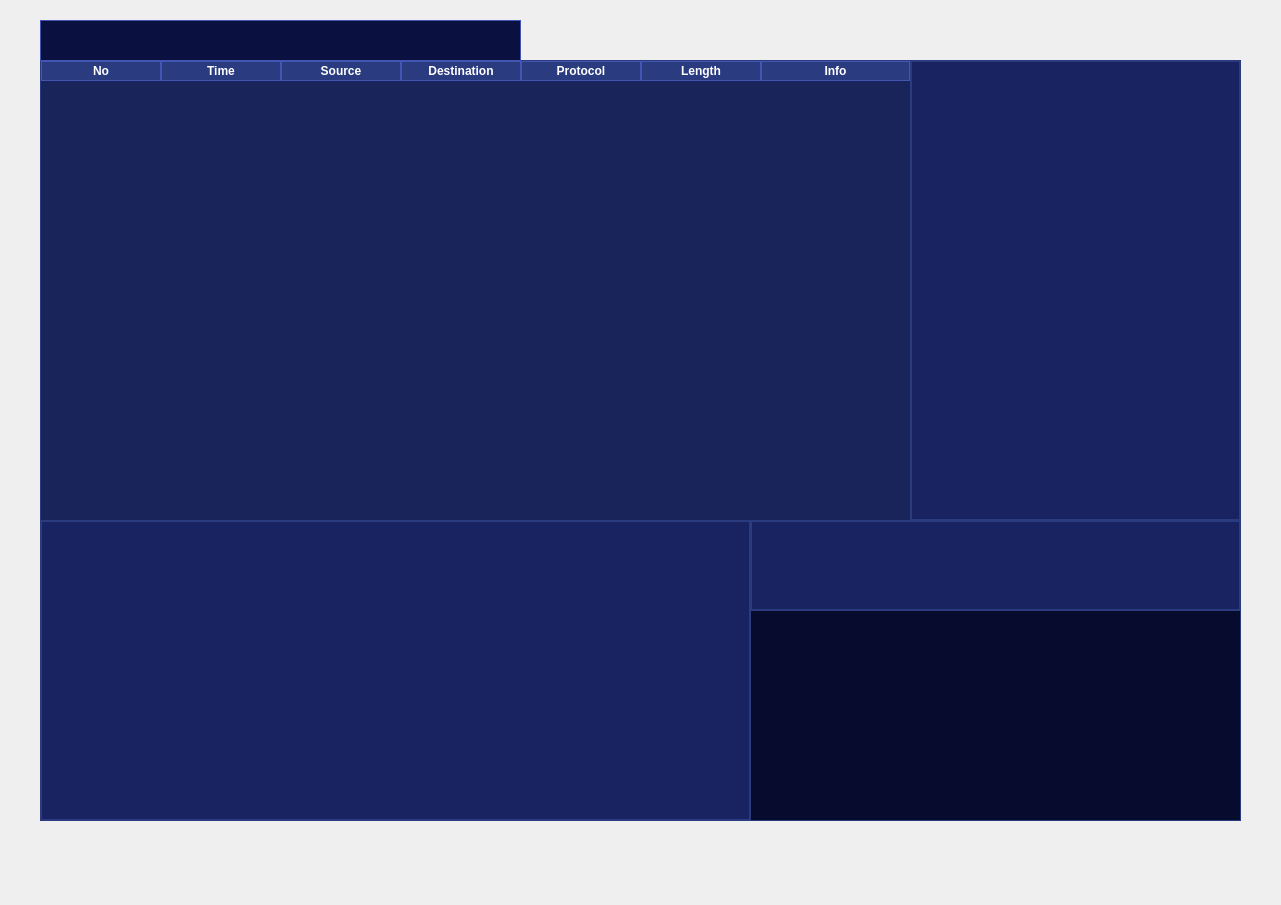
<?xml version="1.0" encoding="UTF-8"?>
<ui version="4.0">
 <class>Dialog</class>
 <widget class="QDialog" name="Dialog">
  <property name="geometry">
   <rect>
    <x>0</x>
    <y>0</y>
    <width>1281</width>
    <height>905</height>
   </rect>
  </property>
  <property name="windowTitle">
   <string>Dialog</string>
  </property>
  <property name="styleSheet">
   <string notr="true">QDialog { background: qlineargradient(
        x1:1, y1:0,
        x2:0 y2:1,
        stop:0 #040B27,
        stop:0.3 #121F50,
        stop:0.6 #2A3B80,
        stop:0.85 #4255B2,
        stop:1 #6274E0
    ); } QTextBrowser {
    background-color: #1A2361;
    color: #E6E9FF;
    border: 2px solid #2A3B80;
}</string>
  </property>
  <widget class="QPlainTextEdit" name="plainTextEdit">
   <property name="geometry">
    <rect>
     <x>750</x>
     <y>610</y>
     <width>491</width>
     <height>211</height>
    </rect>
   </property>
   <property name="font">
    <font>
     <family>monospace</family>
     <pointsize>12</pointsize>
     <weight>75</weight>
     <bold>true</bold>
    </font>
   </property>
   <property name="styleSheet">
    <string notr="true">QPlainTextEdit {
    background-color: #070C2E;
    color: #9AA8FF;
    border: 1px solid #2A3B80;
    font-family: monospace;
}</string>
   </property>
   <property name="frameShape">
    <enum>QFrame::NoFrame</enum>
   </property>
   <property name="verticalScrollBarPolicy">
    <enum>Qt::ScrollBarAlwaysOff</enum>
   </property>
   <property name="horizontalScrollBarPolicy">
    <enum>Qt::ScrollBarAlwaysOff</enum>
   </property>
   <property name="plainText">
    <string/>
   </property>
  </widget>
  <widget class="QTableWidget" name="tableWidget">
   <property name="geometry">
    <rect>
     <x>40</x>
     <y>60</y>
     <width>871</width>
     <height>461</height>
    </rect>
   </property>
   <property name="tabletTracking">
    <bool>false</bool>
   </property>
   <property name="styleSheet">
    <string notr="true">QTableWidget {
    background-color: #18245A;
    color: #E6E9FF;
    gridline-color: #2A3B80;
    border: 1px solid #2A3B80;
}

QHeaderView::section {
    background-color: #2A3B80;
    color: white;
    border: 1px solid #4255B2;
} QTableWidget::item:hover {
    background-color: #2A3B80;
}</string>
   </property>
   <property name="frameShape">
    <enum>QFrame::NoFrame</enum>
   </property>
   <property name="horizontalScrollBarPolicy">
    <enum>Qt::ScrollBarAlwaysOff</enum>
   </property>
   <attribute name="horizontalHeaderVisible">
    <bool>true</bool>
   </attribute>
   <attribute name="horizontalHeaderCascadingSectionResizes">
    <bool>false</bool>
   </attribute>
   <attribute name="horizontalHeaderMinimumSectionSize">
    <number>50</number>
   </attribute>
   <attribute name="horizontalHeaderDefaultSectionSize">
    <number>120</number>
   </attribute>
   <attribute name="horizontalHeaderShowSortIndicator" stdset="0">
    <bool>true</bool>
   </attribute>
   <attribute name="horizontalHeaderStretchLastSection">
    <bool>true</bool>
   </attribute>
   <column>
    <property name="text">
     <string>No</string>
    </property>
    <property name="font">
     <font>
      <weight>75</weight>
      <bold>true</bold>
     </font>
    </property>
   </column>
   <column>
    <property name="text">
     <string>Time</string>
    </property>
    <property name="font">
     <font>
      <weight>75</weight>
      <bold>true</bold>
     </font>
    </property>
   </column>
   <column>
    <property name="text">
     <string>Source</string>
    </property>
    <property name="font">
     <font>
      <weight>75</weight>
      <bold>true</bold>
     </font>
    </property>
   </column>
   <column>
    <property name="text">
     <string>Destination</string>
    </property>
    <property name="font">
     <font>
      <weight>75</weight>
      <bold>true</bold>
     </font>
    </property>
   </column>
   <column>
    <property name="text">
     <string>Protocol</string>
    </property>
    <property name="font">
     <font>
      <weight>75</weight>
      <bold>true</bold>
     </font>
    </property>
   </column>
   <column>
    <property name="text">
     <string>Length</string>
    </property>
    <property name="font">
     <font>
      <weight>75</weight>
      <bold>true</bold>
     </font>
    </property>
   </column>
   <column>
    <property name="text">
     <string>Info</string>
    </property>
    <property name="font">
     <font>
      <weight>75</weight>
      <bold>true</bold>
     </font>
    </property>
   </column>
  </widget>
  <widget class="QTextBrowser" name="textBrowser">
   <property name="geometry">
    <rect>
     <x>750</x>
     <y>520</y>
     <width>491</width>
     <height>91</height>
    </rect>
   </property>
   <property name="frameShape">
    <enum>QFrame::NoFrame</enum>
   </property>
  </widget>
  <widget class="QPlainTextEdit" name="plainTextEdit_2">
   <property name="geometry">
    <rect>
     <x>40</x>
     <y>20</y>
     <width>481</width>
     <height>41</height>
    </rect>
   </property>
   <property name="font">
    <font>
     <family>Noto Sans</family>
     <pointsize>12</pointsize>
     <weight>50</weight>
     <bold>false</bold>
    </font>
   </property>
   <property name="acceptDrops">
    <bool>true</bool>
   </property>
   <property name="styleSheet">
    <string notr="true">QPlainTextEdit {
    background-color: #0A1140;
    color: #E6E9FF;
    border: 1px solid #4255B2;
    padding: 4px;
}</string>
   </property>
   <property name="frameShape">
    <enum>QFrame::NoFrame</enum>
   </property>
   <property name="verticalScrollBarPolicy">
    <enum>Qt::ScrollBarAlwaysOff</enum>
   </property>
   <property name="horizontalScrollBarPolicy">
    <enum>Qt::ScrollBarAsNeeded</enum>
   </property>
   <property name="lineWrapMode">
    <enum>QPlainTextEdit::WidgetWidth</enum>
   </property>
   <property name="plainText">
    <string/>
   </property>
  </widget>
  <widget class="QTextBrowser" name="textBrowser_2">
   <property name="geometry">
    <rect>
     <x>40</x>
     <y>520</y>
     <width>711</width>
     <height>301</height>
    </rect>
   </property>
   <property name="font">
    <font>
     <family>Noto Sans</family>
     <pointsize>10</pointsize>
    </font>
   </property>
   <property name="styleSheet">
    <string notr="true">QTextBrowser{background-color}</string>
   </property>
   <property name="frameShape">
    <enum>QFrame::NoFrame</enum>
   </property>
   <property name="sizeAdjustPolicy">
    <enum>QAbstractScrollArea::AdjustToContentsOnFirstShow</enum>
   </property>
  </widget>
  <widget class="QTextBrowser" name="textBrowser_3">
   <property name="geometry">
    <rect>
     <x>910</x>
     <y>60</y>
     <width>331</width>
     <height>461</height>
    </rect>
   </property>
   <property name="font">
    <font>
     <family>Fira Code</family>
     <pointsize>11</pointsize>
     <weight>75</weight>
     <bold>true</bold>
    </font>
   </property>
   <property name="styleSheet">
    <string notr="true">QTextBrowser{white-space; word-wrap: break-word;white-space: pre-wrap;}</string>
   </property>
   <property name="frameShape">
    <enum>QFrame::NoFrame</enum>
   </property>
  </widget>
 </widget>
 <resources/>
 <connections/>
</ui>
